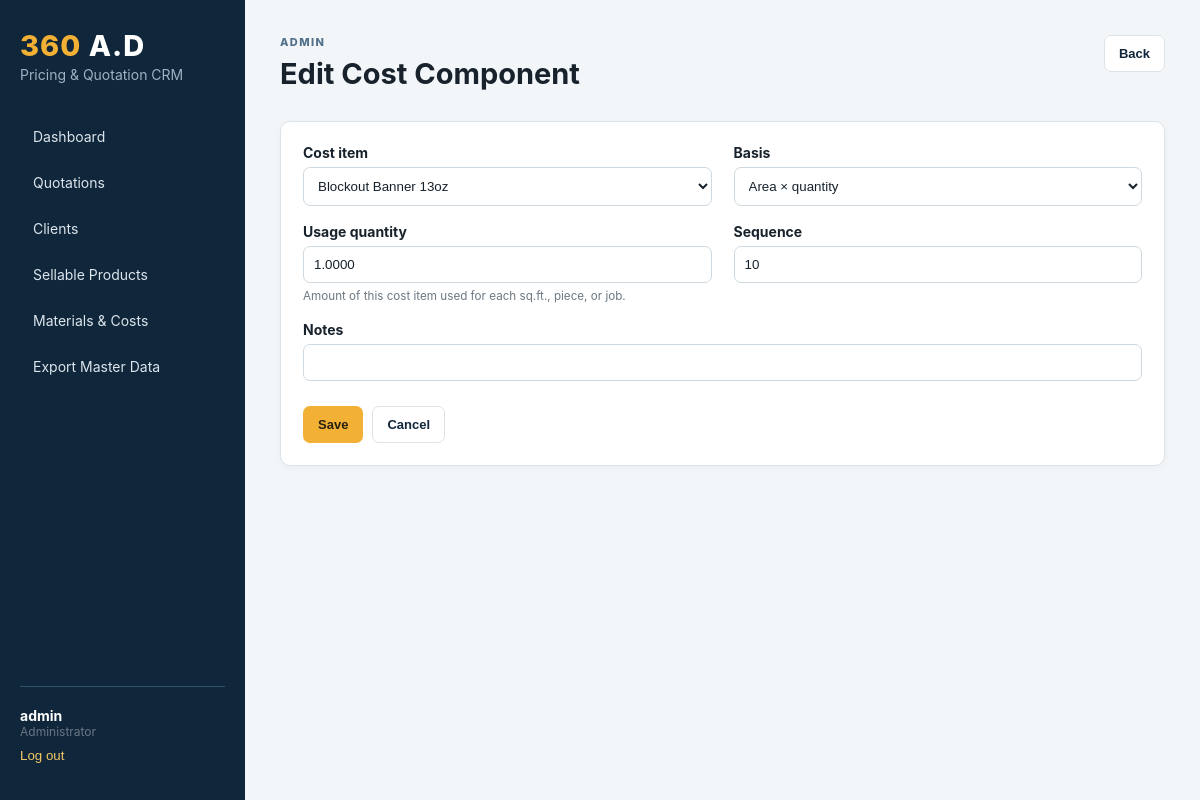
/components/7/edit/ (signed in), run on the app's committed database.
### core/models.py (models this page shows, shortened)
class TimeStampedModel(models.Model):
    created_at = models.DateTimeField(auto_now_add=True)
    updated_at = models.DateTimeField(auto_now=True)
    class Meta:
        abstract = True

class ProductCostComponent(TimeStampedModel):
    class Basis(models.TextChoices):
        AREA = "AREA", "Area × quantity"
        PIECE = "PIECE", "Quantity"
        FIXED = "FIXED", "Fixed per job"
    product = models.ForeignKey(Product, on_delete=models.CASCADE, related_name="cost_components")
    cost_item = models.ForeignKey(CostItem, on_delete=models.PROTECT, related_name="product_components")
    basis = models.CharField(max_length=10, choices=Basis.choices)
    usage_quantity = models.DecimalField(
        max_digits=14,
        decimal_places=4,
        default=1,
        validators=[MinValueValidator(Decimal("0.0001"))],
        help_text="Amount of this cost item used for each sq.ft., piece, or job.",
    )
    sequence = models.PositiveIntegerField(default=10)
    notes = models.CharField(max_length=220, blank=True)
    class Meta:
        ordering = ["sequence", "id"]
        constraints = [
            models.UniqueConstraint(fields=["product", "cost_item", "basis"], name="unique_product_cost_basis")
        ]

### core/views.py (the view)
# urls.py: path("components/<int:pk>/edit/", views.component_edit, name="component_edit"),
@admin_required
def component_edit(request, pk):
    component = get_object_or_404(ProductCostComponent, pk=pk)
    form = ProductCostComponentForm(request.POST or None, instance=component)
    if request.method == "POST" and form.is_valid():
        form.save()
        messages.success(request, "Cost component updated.")
        return redirect("product_detail", pk=component.product_id)
    return render(request, "core/form.html", {"form": form, "title": "Edit Cost Component"})

### core/forms.py
class ProductCostComponentForm(StyledModelForm):
    class Meta:
        model = ProductCostComponent
        fields = ["cost_item", "basis", "usage_quantity", "sequence", "notes"]

### core/models.py (called while the page is built)
    def __str__(self):
        return self.name

### templates/core/form.html (shortened to what this page needs)
{% extends "base.html" %}
{% block content %}
<div class="page-heading"><div><p class="eyebrow">ADMIN</p><h1>{{ title }}</h1></div><button class="btn secondary" type="button" onclick="history.back()">Back</button></div>
<section class="panel form-panel">
  <form method="post" class="grid-form">
    {% for field in form %}
      <div class="field {% if field.name == 'notes' or field.name == 'address' %}full-row{% endif %}">
        {% if field.field.widget.input_type == 'checkbox' %}
          <label class="checkbox-row">{{ field }} <span>{{ field.label }}</span></label>
        {% else %}
          <label for="{{ field.id_for_label }}">{{ field.label }}</label>{{ field }}
        {% endif %}
        {% if field.help_text %}<small>{{ field.help_text }}</small>{% endif %}
      </div>
    {% endfor %}
    <div class="form-actions full-row"><button class="btn primary" type="submit">Save</button><button class="btn secondary" type="button" onclick="history.back()">Cancel</button></div>
  </form>
</section>
{% endblock %}

### templates/base.html (shortened to what this page needs)
{% load static %}
<!doctype html>
<html lang="en">
<head>
  <link rel="stylesheet" href="{% static 'core/app.css' %}">
</head>
<body>
  {% if user.is_authenticated %}
  <aside class="sidebar">
    <div class="brand"><span>360</span> A.D</div>
    <div class="brand-subtitle">Pricing & Quotation CRM</div>
    <nav>
      <a href="{% url 'dashboard' %}">Dashboard</a>
      <a href="{% url 'quotation_list' %}">Quotations</a>
      <a href="{% url 'client_list' %}">Clients</a>
      <a href="{% url 'product_list' %}">Sellable Products</a>
      <a href="{% url 'cost_item_list' %}">Materials & Costs</a>
      <a href="{% url 'master_data_export_excel' %}">Export Master Data</a>
    </nav>
    <div class="sidebar-footer">
      <div class="user-name">{{ user.get_full_name|default:user.username }}</div>
      <div class="muted">Administrator</div>
      <form method="post" action="{% url 'logout' %}">{% csrf_token %}<button class="link-button">Log out</button></form>
    </div>
  </aside>
  {% endif %}
  <main class="{% if user.is_authenticated %}content{% else %}login-shell{% endif %}">
    {% block content %}{% endblock %}
  </main>
</body>
</html>

### static/core/app.css (style rules this page uses)
:root { --navy:#10263b;--navy2:#173a58;--gold:#f2b134;--bg:#f3f6f8;--text:#17222c;--muted:#6b7782;--line:#dce3e8;--white:#fff;--green:#16794c;--red:#b63434 }
* { box-sizing:border-box }
body { margin:0;font-family:Inter,Segoe UI,Arial,sans-serif;color:var(--text);background:var(--bg);font-size:14px }
a { color:var(--navy2);text-decoration:none }
h1,h2,h3,p { margin-top:0 }
h1 { font-size:29px;margin-bottom:6px }
.sidebar { position:fixed;inset:0 auto 0 0;width:245px;background:var(--navy);color:#fff;padding:28px 20px;display:flex;flex-direction:column;z-index:10 }
.brand { font-size:29px;font-weight:800;letter-spacing:1px }
.brand span,.login-logo span { color:var(--gold) }
.brand-subtitle { color:#9fb2c1;margin:3px 0 34px }
.sidebar nav { display:grid;gap:7px }
.sidebar nav a { color:#dce5ec;padding:11px 13px;border-radius:7px }
.sidebar-footer { margin-top:auto;padding-top:20px;border-top:1px solid #31506a }
.user-name { font-weight:700 }
.link-button { border:0;background:none;color:#f5c764;padding:9px 0;cursor:pointer }
.content { margin-left:245px;padding:35px;min-height:100vh }
.page-heading { display:flex;align-items:flex-start;justify-content:space-between;gap:20px;margin-bottom:24px }
.page-heading p { color:var(--muted) }
.eyebrow { font-size:11px!important;font-weight:800;letter-spacing:1.4px;color:#52708a!important;margin-bottom:7px }
.btn { display:inline-block;border:1px solid transparent;border-radius:7px;padding:10px 14px;font-weight:700;cursor:pointer;font-size:13px }
.btn.primary { background:var(--gold);color:#26200f }
.btn.secondary { background:#fff;border-color:var(--line);color:var(--navy) }
.panel { background:var(--white);border:1px solid var(--line);border-radius:10px;padding:22px;margin-bottom:22px;box-shadow:0 2px 8px rgba(20,40,55,.035) }
.muted { color:var(--muted);font-size:12px }
.grid-form { display:grid;grid-template-columns:repeat(2,minmax(0,1fr));gap:17px 22px }
.field label { display:block;font-weight:700;margin-bottom:6px }
.field input,.field select,.field textarea,.stack-form input { width:100%;border:1px solid #cfd9df;border-radius:7px;padding:10px;background:#fff;color:var(--text) }
.field small { display:block;color:var(--muted);margin-top:5px;line-height:1.4 }
.full-row { grid-column:1/-1 }
.form-actions { display:flex;gap:9px;padding-top:8px }

### data on the page
ProductCostComponent: form "Blockout Banner 13oz" "Area × quantity" "1.0000" "10"

### other printed values
{{ user.get_full_name|default:user.username }} "admin"
{{ title }} "Edit Cost Component"
{{ field.label }} "Cost item" "Basis" "Usage quantity" "Sequence" "Notes"
{{ field.help_text }} "Amount of this cost item used for each sq.ft., piece, or job."
